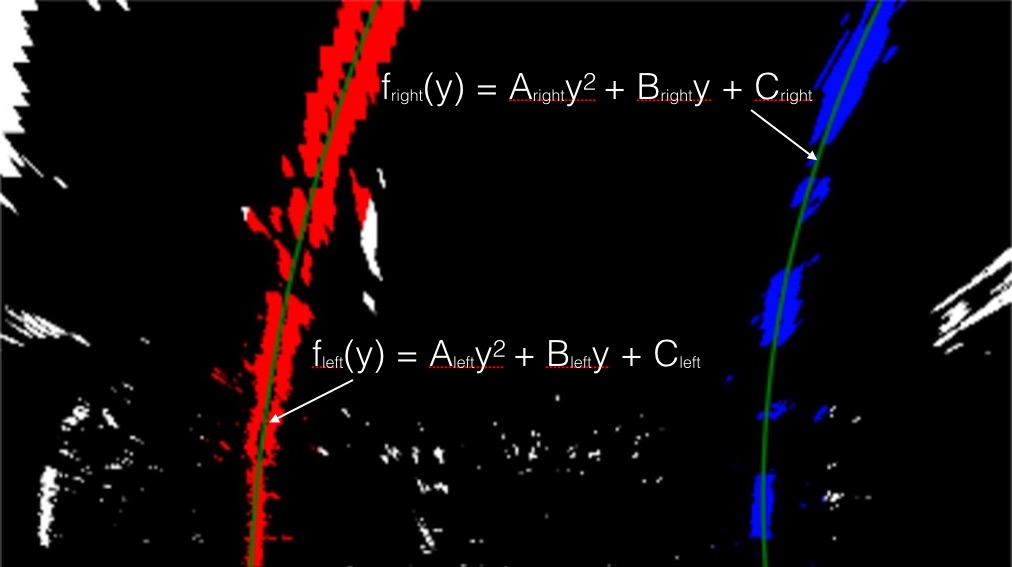
#> input picture CarND-Advanced-Lane-Lines/examples/color_fit_lines.jpg, 1012 x 567 px
$ python -i helper_functions.py   (imports and definitions only)   (older library calls are emulated)
#> lines starting #> are read from the running program, lines starting #| are printed output that depends on the picture
#> further down, picture is the input picture: shape (567, 1012, 3); mean B, G, R 11.4, 8.2, 15.7
import cv2
import numpy as np

def undistortImage(img, mtx, dist):
   #Undistort the image
   undist = cv2.undistort(img, mtx, dist, None, mtx)
   return undist

def warpImage(img, matrix, image_size):
   # Warp the image using OpenCV warpPerspective()
   warped_image = cv2.warpPerspective(img, matrix, image_size)
   return warped_image

def unwarpImage(img, inv_matrix, image_size):
   # Warp the image using OpenCV warpPerspective()
   unwarped_image = cv2.warpPerspective(img, inv_matrix, image_size)
   return unwarped_image

def absSobelThresh(img, orient='x', sobel_kernel=3, thresh=(0, 255)):
    # Take the derivative in x or y given orient = 'x' or 'y'
#> called with orient = 'x', sobel_kernel = 5, thresh = (50, 200)
    if('x' == orient):
        sobel = cv2.Sobel(img, cv2.CV_64F, 1, 0)
    else:
        sobel = cv2.Sobel(img, cv2.CV_64F, 0, 1)

    # Take the absolute value of the derivative or gradient
    abs_sobel = np.absolute(sobel)
    # Scale to 8-bit (0 - 255) then convert to type = np.uint8
    scaled_sobel = np.uint8((abs_sobel/np.max(abs_sobel))*255)
    # Create a mask of 1's where the scaled gradient magnitude
    grad_binary = np.zeros_like(scaled_sobel)
    # is > thresh_min and < thresh_max
    grad_binary[(scaled_sobel >= thresh[0]) & (scaled_sobel <= thresh[1])] = 1
    # 6) Return this mask as your binary output image
    return grad_binary

def magThresh(image, sobel_kernel=3, mag_thresh=(0, 255)):
    # Take the gradient in x and y separately
    sobelx = cv2.Sobel(image, cv2.CV_64F, 1, 0, ksize = sobel_kernel)
    sobely = cv2.Sobel(image, cv2.CV_64F, 0, 1, ksize = sobel_kernel)
    # Calculate the magnitude
    abs_sobely = np.sqrt(np.square(sobelx) + np.square(sobely))
    # Scale to 8-bit (0 - 255) and convert to type = np.uint8
    scaled_sobel = np.uint8((abs_sobely/np.max(abs_sobely))*255.0)
    # Create a binary mask where mag thresholds are met
    mag_binary = np.zeros_like(scaled_sobel)
    mag_binary[(scaled_sobel >= mag_thresh[0]) & (scaled_sobel <= mag_thresh[1])] = 1
    # Return this mask as your binary output image
    return mag_binary

def dirThreshold(image, sobel_kernel=3, thresh=(0, np.pi/2)):
    # Take the gradient in x and y separately
    sobelx = cv2.Sobel(image, cv2.CV_64F, 1, 0, ksize = sobel_kernel)
    sobely = cv2.Sobel(image, cv2.CV_64F, 0, 1, ksize = sobel_kernel)
    # Take the absolute value of the x and y gradients
    abs_sobelx = np.absolute(sobelx)
    abs_sobely = np.absolute(sobely)
    # Use np.arctan2(abs_sobely, abs_sobelx) to calculate the direction of the gradient
    dir_grad = np.arctan2(abs_sobely, abs_sobelx)
    # Create a binary mask where direction thresholds are met
    dir_binary = np.zeros_like(dir_grad)
    dir_binary[(dir_grad >= thresh[0]) & (dir_grad <= thresh[1])] = 1
    # Return this mask as your binary output image
    return dir_binary

def combinedThreshold(image):
   # Apply each of the thresholding functions
   gradx = absSobelThresh(image, orient = 'x', sobel_kernel = 5, thresh = (50, 200))
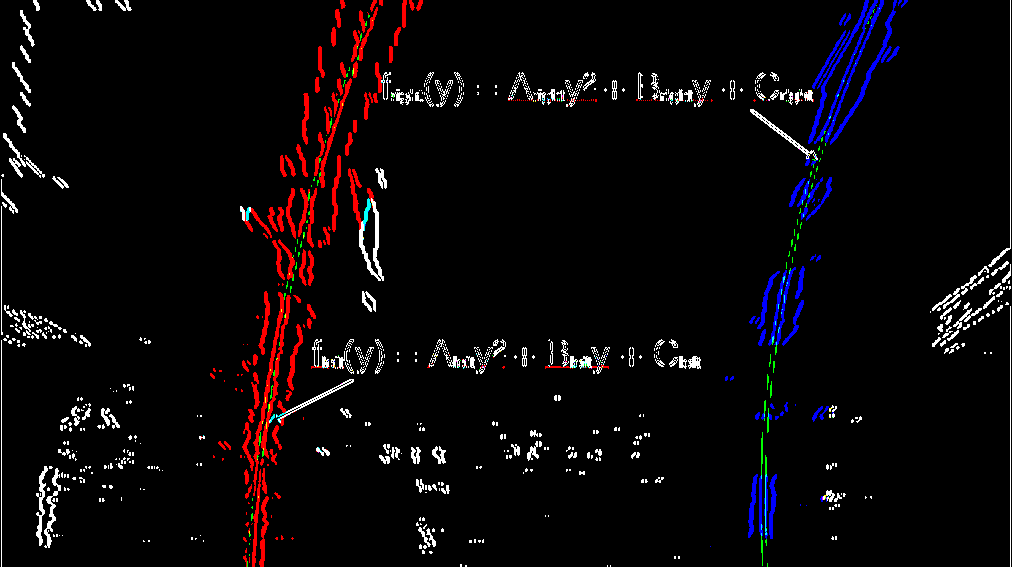
#> gradx: shape (567, 1012, 3); mean B, G, R 0.0338, 0.0256, 0.0405; drawn with 1 as white
   grady = absSobelThresh(image, orient = 'y', sobel_kernel = 5, thresh=(50, 200))
#> call 2 of absSobelThresh, with orient = 'y', sobel_kernel = 5, thresh = (50, 200)
#> in absSobelThresh (call 2), `sobel = cv2.Sobel(img, cv2.CV_64F, 0, 1)`:
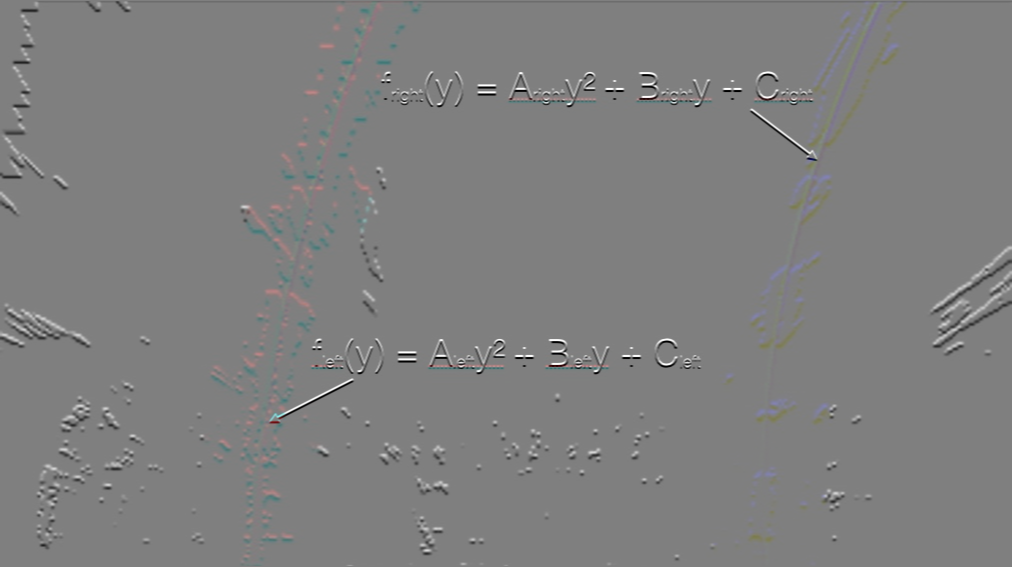
#> sobel: shape (567, 1012, 3) float64; mean B, G, R -0.6, -0.5, -0.7; drawn with min black and max white
   mag_binary = magThresh(image, sobel_kernel = 3, mag_thresh = (20, 150))
#> in magThresh, `abs_sobely = np.sqrt(np.square(sobelx) + np.square(sobely))`:
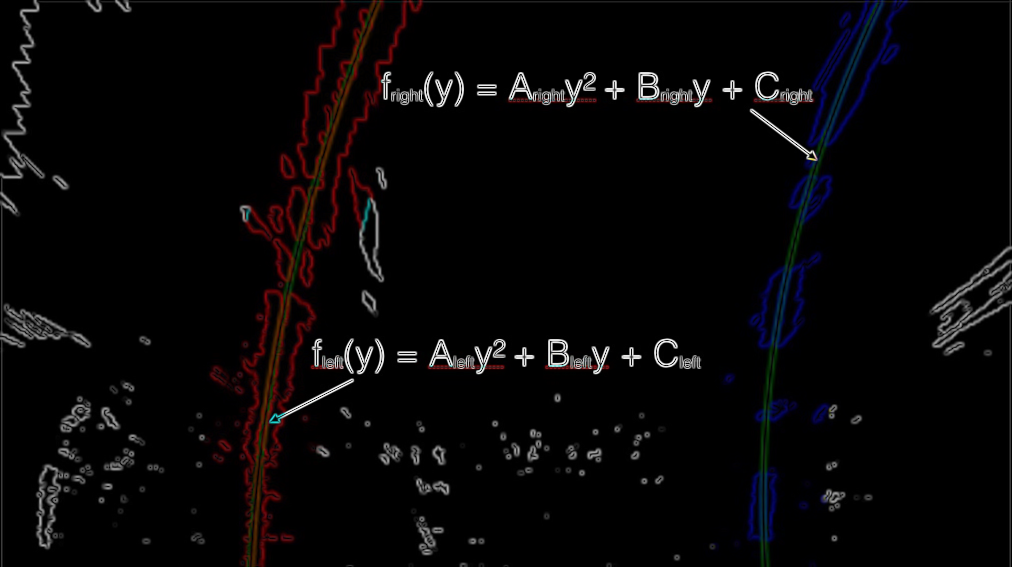
#> abs_sobely: shape (567, 1012, 3) float64; mean B, G, R 30.2, 26.7, 33.5; drawn with min black and max white
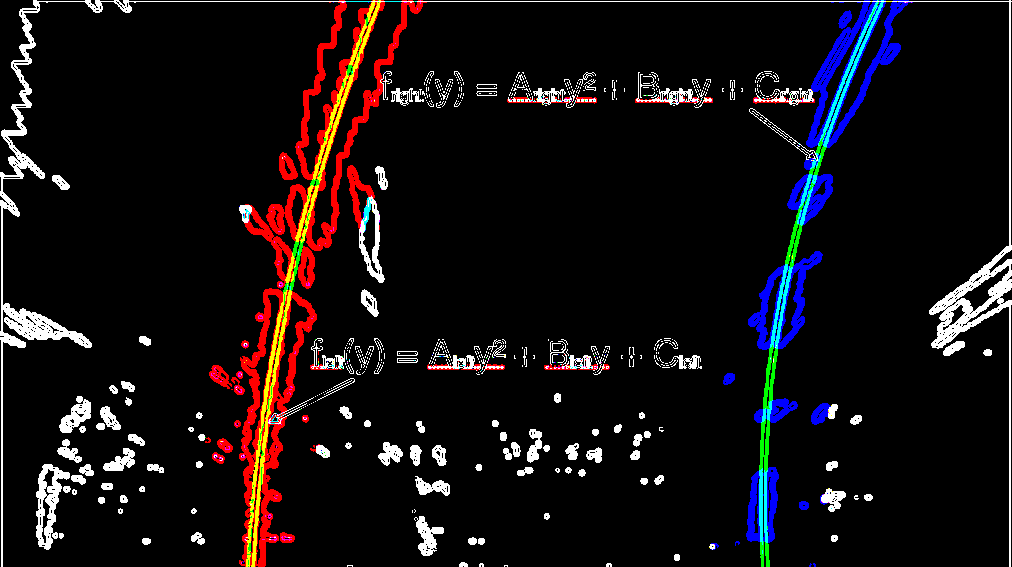
#> mag_binary: shape (567, 1012, 3); mean B, G, R 0.0659, 0.0592, 0.0789; drawn with 1 as white
   dir_binary = dirThreshold(image, sobel_kernel = 3, thresh = (0.6, 1.1))
#> in dirThreshold, `dir_grad = np.arctan2(abs_sobely, abs_sobelx)`:
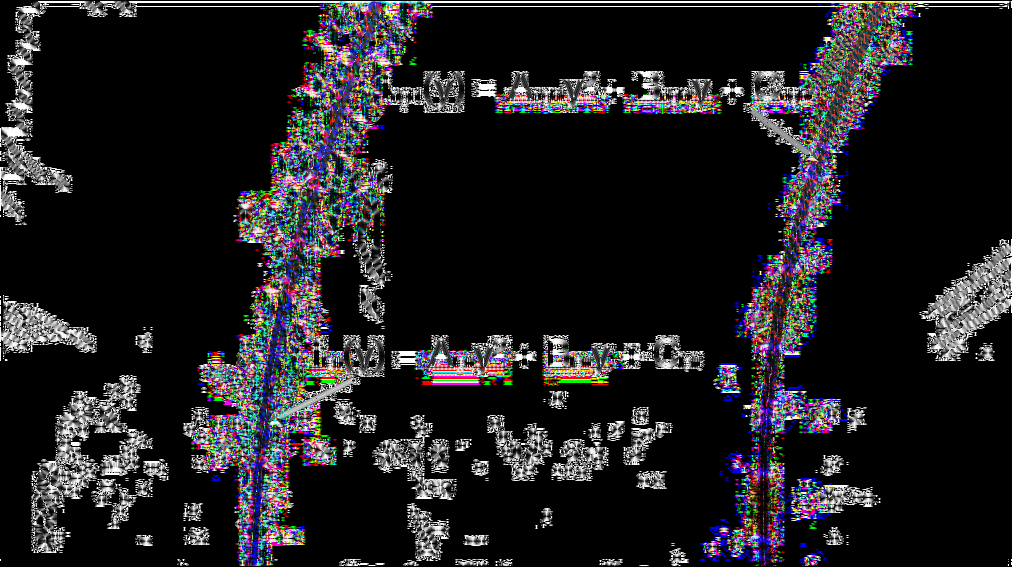
#> dir_grad: shape (567, 1012, 3) float64; mean B, G, R 0.202, 0.187, 0.194; drawn with min black and max white
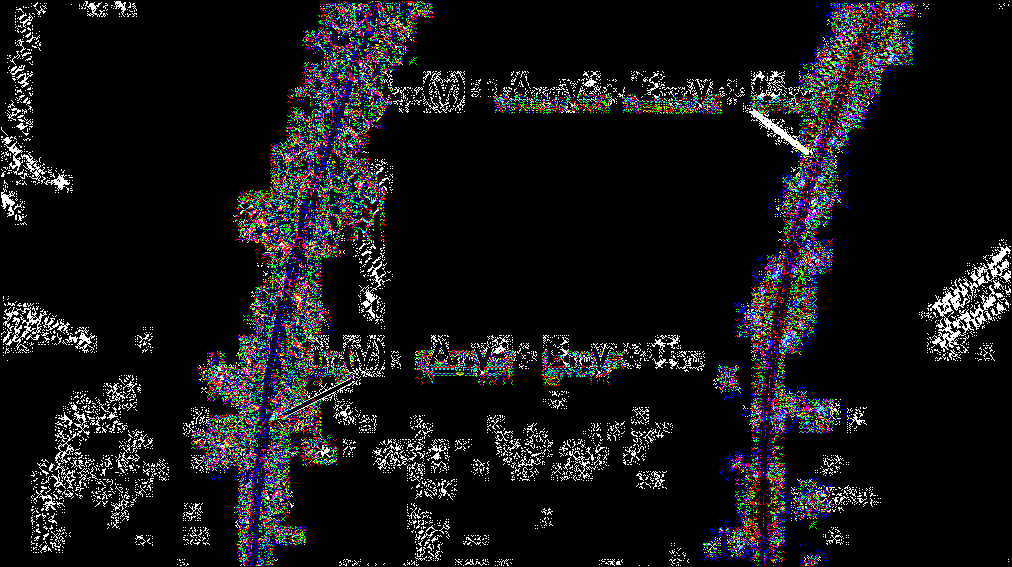
#> dir_binary: shape (567, 1012, 3) float64; mean B, G, R 0.0809, 0.0752, 0.0769
   combined_binary = np.zeros_like(dir_binary)
   combined_binary[((gradx == 1) & (grady == 1)) | ((mag_binary == 1) & (dir_binary == 1))] = 1
   return combined_binary

def getColorFilter(image, thresh_low, thresh_high):
   filtered_image = cv2.inRange(image, thresh_low, thresh_high)
   return filtered_image

>>> import cv2
>>> picture = cv2.imread('examples/color_fit_lines.jpg')
>>> result = combinedThreshold(picture)
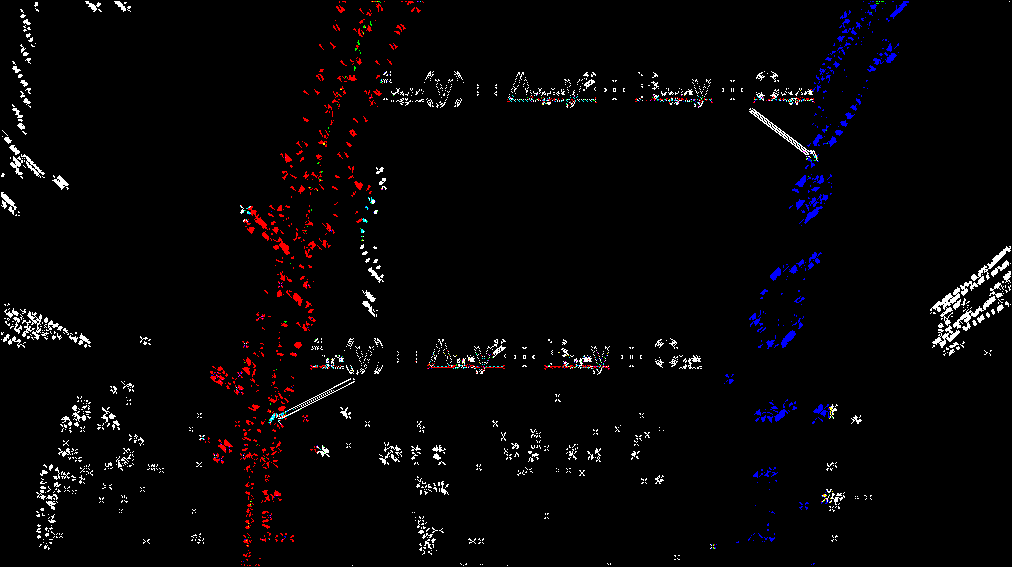
#> result: shape (567, 1012, 3) float64; mean B, G, R 0.0238, 0.0189, 0.0256
